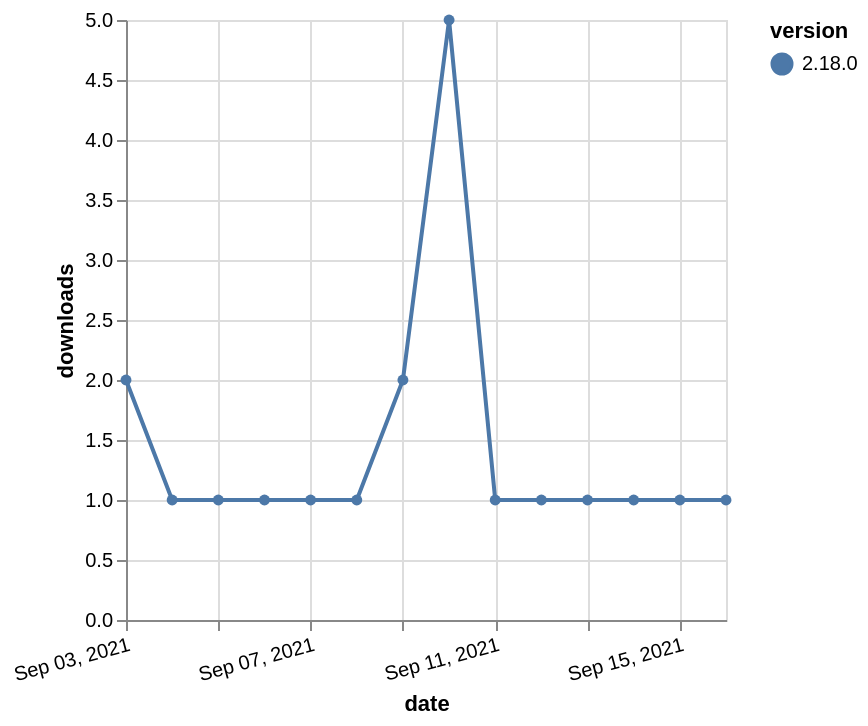

Vega-Lite specification stored for this chart:
### Vega-Lite specification from a JSON file in a GitHub repository (floating-point values rounded to 4 significant figures)
{"$schema": "https://vega.github.io/schema/vega-lite/v5.json", "description": "A simple bar chart with embedded data.", "data": {"values": [{"date": "2021-09-03", "total": 509, "delta": 2, "version": "2.18.0"}, {"date": "2021-09-04", "total": 510, "delta": 1, "version": "2.18.0"}, {"date": "2021-09-05", "total": 511, "delta": 1, "version": "2.18.0"}, {"date": "2021-09-06", "total": 512, "delta": 1, "version": "2.18.0"}, {"date": "2021-09-07", "total": 513, "delta": 1, "version": "2.18.0"}, {"date": "2021-09-08", "total": 514, "delta": 1, "version": "2.18.0"}, {"date": "2021-09-09", "total": 516, "delta": 2, "version": "2.18.0"}, {"date": "2021-09-10", "total": 521, "delta": 5, "version": "2.18.0"}, {"date": "2021-09-11", "total": 522, "delta": 1, "version": "2.18.0"}, {"date": "2021-09-12", "total": 523, "delta": 1, "version": "2.18.0"}, {"date": "2021-09-13", "total": 524, "delta": 1, "version": "2.18.0"}, {"date": "2021-09-14", "total": 525, "delta": 1, "version": "2.18.0"}, {"date": "2021-09-15", "total": 526, "delta": 1, "version": "2.18.0"}, {"date": "2021-09-16", "total": 527, "delta": 1, "version": "2.18.0"}]}, "width": "container", "mark": {"type": "line", "point": {"filled": true}}, "encoding": {"x": {"field": "date", "type": "temporal", "timeUnit": "yearmonthdate", "title": "date", "axis": {"labelAngle": -15}}, "y": {"field": "delta", "type": "quantitative", "title": "downloads"}, "color": {"field": "version", "type": "nominal"}, "tooltip": {"field": "delta"}}}
